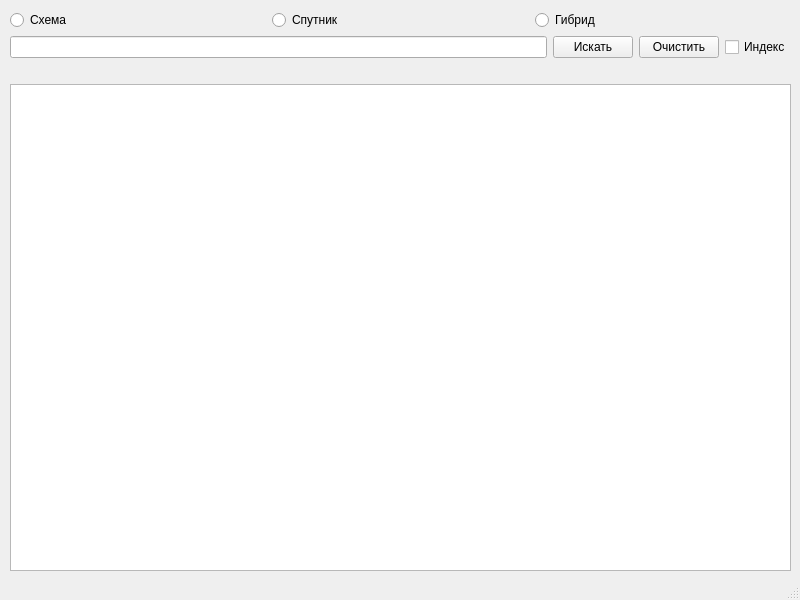
<?xml version="1.0" encoding="UTF-8"?>
<ui version="4.0">
 <class>MainWindow</class>
 <widget class="QMainWindow" name="MainWindow">
  <property name="geometry">
   <rect>
    <x>0</x>
    <y>0</y>
    <width>800</width>
    <height>600</height>
   </rect>
  </property>
  <property name="windowTitle">
   <string>MainWindow</string>
  </property>
  <widget class="QWidget" name="centralwidget">
   <widget class="QWidget" name="gridLayoutWidget">
    <property name="geometry">
     <rect>
      <x>10</x>
      <y>10</y>
      <width>781</width>
      <height>561</height>
     </rect>
    </property>
    <layout class="QGridLayout" name="gridLayout">
     <item row="0" column="0">
      <widget class="QRadioButton" name="scheme_rb">
       <property name="text">
        <string>Схема</string>
       </property>
      </widget>
     </item>
     <item row="2" column="0" colspan="3">
      <layout class="QHBoxLayout" name="horizontalLayout">
       <item>
        <widget class="QLineEdit" name="place_input"/>
       </item>
       <item>
        <widget class="QPushButton" name="find_b">
         <property name="text">
          <string>Искать</string>
         </property>
        </widget>
       </item>
       <item>
        <widget class="QPushButton" name="clear_b">
         <property name="text">
          <string>Очистить</string>
         </property>
        </widget>
       </item>
       <item>
        <widget class="QCheckBox" name="index_chb">
         <property name="text">
          <string>Индекс</string>
         </property>
        </widget>
       </item>
      </layout>
     </item>
     <item row="0" column="2">
      <widget class="QRadioButton" name="hybrid_rb">
       <property name="text">
        <string>Гибрид</string>
       </property>
      </widget>
     </item>
     <item row="0" column="1">
      <widget class="QRadioButton" name="satellite_rb">
       <property name="text">
        <string>Спутник</string>
       </property>
      </widget>
     </item>
     <item row="4" column="0" colspan="3">
      <widget class="QGraphicsView" name="display"/>
     </item>
     <item row="3" column="0" colspan="3">
      <widget class="QLabel" name="adress_d">
       <property name="text">
        <string/>
       </property>
      </widget>
     </item>
    </layout>
   </widget>
  </widget>
  <widget class="QStatusBar" name="statusbar"/>
 </widget>
 <resources/>
 <connections/>
</ui>
